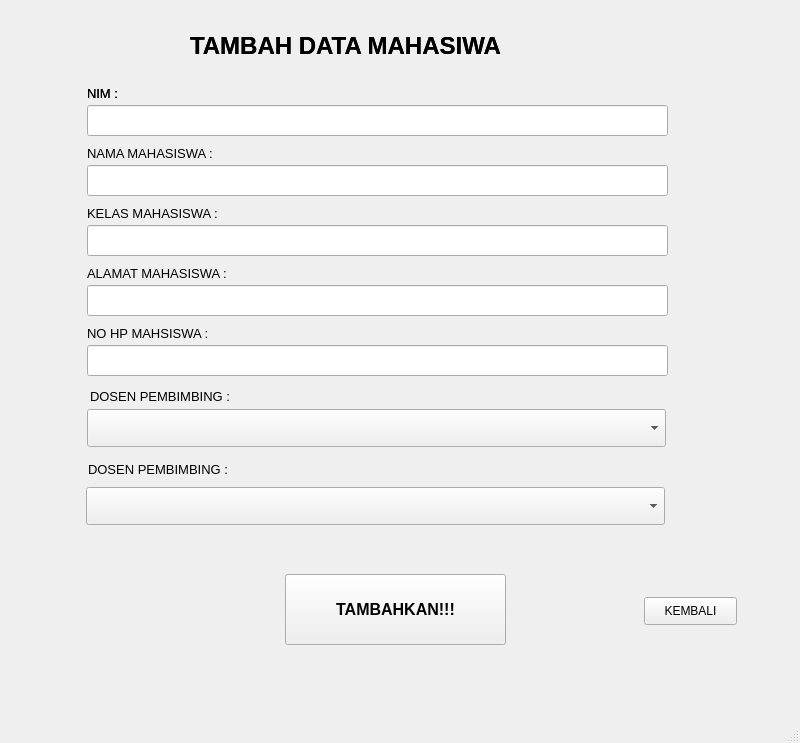
<?xml version="1.0" encoding="UTF-8"?>
<ui version="4.0">
 <class>MainWindow</class>
 <widget class="QMainWindow" name="MainWindow">
  <property name="geometry">
   <rect>
    <x>0</x>
    <y>0</y>
    <width>800</width>
    <height>743</height>
   </rect>
  </property>
  <property name="windowTitle">
   <string>MainWindow</string>
  </property>
  <widget class="QWidget" name="centralwidget">
   <widget class="QLabel" name="label">
    <property name="geometry">
     <rect>
      <x>190</x>
      <y>30</y>
      <width>411</width>
      <height>31</height>
     </rect>
    </property>
    <property name="font">
     <font>
      <pointsize>18</pointsize>
      <weight>75</weight>
      <bold>true</bold>
     </font>
    </property>
    <property name="text">
     <string>TAMBAH DATA MAHASIWA</string>
    </property>
   </widget>
   <widget class="QLabel" name="label_2">
    <property name="geometry">
     <rect>
      <x>87</x>
      <y>85</y>
      <width>81</width>
      <height>16</height>
     </rect>
    </property>
    <property name="font">
     <font>
      <pointsize>10</pointsize>
     </font>
    </property>
    <property name="text">
     <string>NIM :</string>
    </property>
   </widget>
   <widget class="QLabel" name="label_3">
    <property name="geometry">
     <rect>
      <x>87</x>
      <y>145</y>
      <width>161</width>
      <height>16</height>
     </rect>
    </property>
    <property name="font">
     <font>
      <pointsize>10</pointsize>
     </font>
    </property>
    <property name="text">
     <string>NAMA MAHASISWA :</string>
    </property>
   </widget>
   <widget class="QLabel" name="label_4">
    <property name="geometry">
     <rect>
      <x>87</x>
      <y>205</y>
      <width>161</width>
      <height>16</height>
     </rect>
    </property>
    <property name="font">
     <font>
      <pointsize>10</pointsize>
     </font>
    </property>
    <property name="text">
     <string>KELAS MAHASISWA :</string>
    </property>
   </widget>
   <widget class="QLabel" name="label_5">
    <property name="geometry">
     <rect>
      <x>87</x>
      <y>265</y>
      <width>211</width>
      <height>16</height>
     </rect>
    </property>
    <property name="font">
     <font>
      <pointsize>10</pointsize>
     </font>
    </property>
    <property name="text">
     <string>ALAMAT MAHASISWA :</string>
    </property>
   </widget>
   <widget class="QLabel" name="label_6">
    <property name="geometry">
     <rect>
      <x>87</x>
      <y>325</y>
      <width>151</width>
      <height>16</height>
     </rect>
    </property>
    <property name="font">
     <font>
      <pointsize>10</pointsize>
     </font>
    </property>
    <property name="text">
     <string>NO HP MAHSISWA :</string>
    </property>
   </widget>
   <widget class="QLineEdit" name="lineEdit_nim">
    <property name="geometry">
     <rect>
      <x>87</x>
      <y>105</y>
      <width>581</width>
      <height>31</height>
     </rect>
    </property>
    <property name="font">
     <font>
      <pointsize>10</pointsize>
     </font>
    </property>
   </widget>
   <widget class="QLineEdit" name="lineEdit_nama">
    <property name="geometry">
     <rect>
      <x>87</x>
      <y>165</y>
      <width>581</width>
      <height>31</height>
     </rect>
    </property>
    <property name="font">
     <font>
      <pointsize>10</pointsize>
     </font>
    </property>
   </widget>
   <widget class="QLineEdit" name="lineEdit_kelas">
    <property name="geometry">
     <rect>
      <x>87</x>
      <y>225</y>
      <width>581</width>
      <height>31</height>
     </rect>
    </property>
    <property name="font">
     <font>
      <pointsize>10</pointsize>
     </font>
    </property>
   </widget>
   <widget class="QLineEdit" name="lineEdit_alamat">
    <property name="geometry">
     <rect>
      <x>87</x>
      <y>285</y>
      <width>581</width>
      <height>31</height>
     </rect>
    </property>
    <property name="font">
     <font>
      <pointsize>10</pointsize>
     </font>
    </property>
   </widget>
   <widget class="QLineEdit" name="lineEdit_no_hp">
    <property name="geometry">
     <rect>
      <x>87</x>
      <y>345</y>
      <width>581</width>
      <height>31</height>
     </rect>
    </property>
    <property name="font">
     <font>
      <pointsize>14</pointsize>
     </font>
    </property>
   </widget>
   <widget class="QPushButton" name="btn_tambah">
    <property name="geometry">
     <rect>
      <x>285</x>
      <y>574</y>
      <width>221</width>
      <height>71</height>
     </rect>
    </property>
    <property name="font">
     <font>
      <pointsize>12</pointsize>
      <weight>75</weight>
      <bold>true</bold>
     </font>
    </property>
    <property name="text">
     <string>TAMBAHKAN!!!</string>
    </property>
   </widget>
   <widget class="QLabel" name="label_7">
    <property name="geometry">
     <rect>
      <x>190</x>
      <y>30</y>
      <width>411</width>
      <height>31</height>
     </rect>
    </property>
    <property name="font">
     <font>
      <pointsize>18</pointsize>
      <weight>75</weight>
      <bold>true</bold>
     </font>
    </property>
    <property name="text">
     <string>TAMBAH DATA MAHASIWA</string>
    </property>
   </widget>
   <widget class="QLabel" name="label_8">
    <property name="geometry">
     <rect>
      <x>87</x>
      <y>85</y>
      <width>81</width>
      <height>16</height>
     </rect>
    </property>
    <property name="font">
     <font>
      <pointsize>10</pointsize>
     </font>
    </property>
    <property name="text">
     <string>NIM :</string>
    </property>
   </widget>
   <widget class="QPushButton" name="btn_kembali">
    <property name="geometry">
     <rect>
      <x>644</x>
      <y>597</y>
      <width>93</width>
      <height>28</height>
     </rect>
    </property>
    <property name="text">
     <string>KEMBALI</string>
    </property>
   </widget>
   <widget class="QLabel" name="label_9">
    <property name="geometry">
     <rect>
      <x>90</x>
      <y>383</y>
      <width>181</width>
      <height>27</height>
     </rect>
    </property>
    <property name="font">
     <font>
      <pointsize>10</pointsize>
     </font>
    </property>
    <property name="text">
     <string>DOSEN PEMBIMBING :</string>
    </property>
   </widget>
   <widget class="QComboBox" name="comboBox">
    <property name="geometry">
     <rect>
      <x>87</x>
      <y>409</y>
      <width>579</width>
      <height>38</height>
     </rect>
    </property>
   </widget>
   <widget class="QLabel" name="label_10">
    <property name="geometry">
     <rect>
      <x>88</x>
      <y>456</y>
      <width>181</width>
      <height>27</height>
     </rect>
    </property>
    <property name="font">
     <font>
      <pointsize>10</pointsize>
     </font>
    </property>
    <property name="text">
     <string>DOSEN PEMBIMBING :</string>
    </property>
   </widget>
   <widget class="QComboBox" name="comboBox_2">
    <property name="geometry">
     <rect>
      <x>86</x>
      <y>487</y>
      <width>579</width>
      <height>38</height>
     </rect>
    </property>
   </widget>
  </widget>
  <widget class="QMenuBar" name="menubar">
   <property name="geometry">
    <rect>
     <x>0</x>
     <y>0</y>
     <width>800</width>
     <height>26</height>
    </rect>
   </property>
  </widget>
  <widget class="QStatusBar" name="statusbar"/>
 </widget>
 <resources/>
 <connections/>
</ui>
